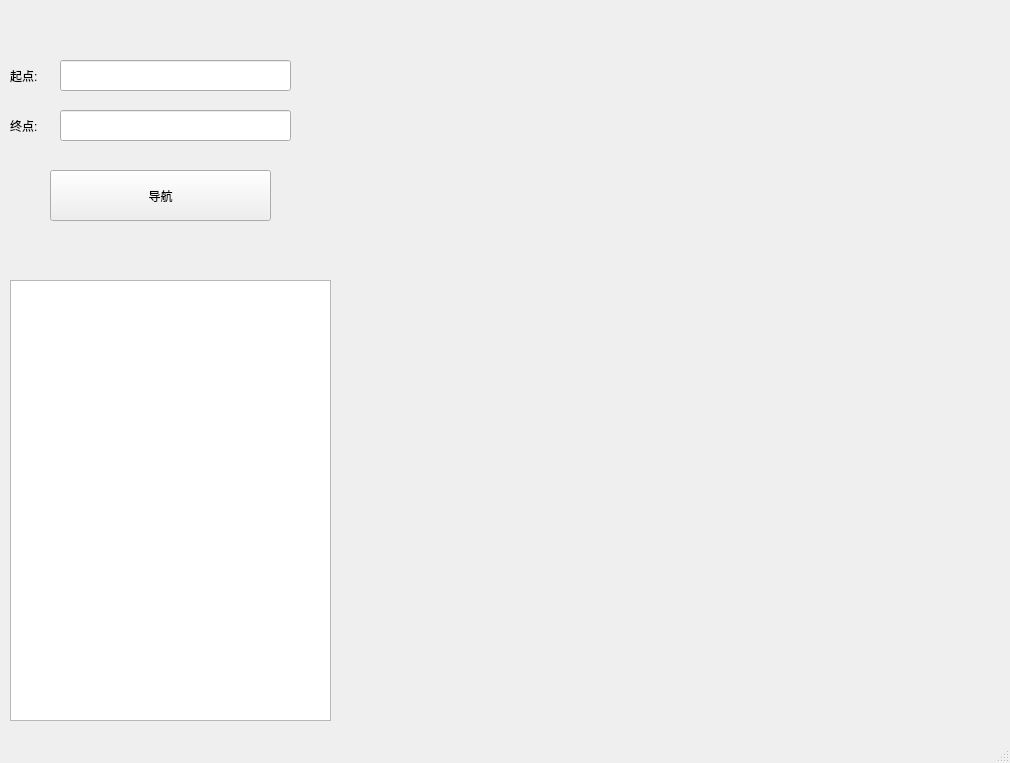
<?xml version="1.0" encoding="UTF-8"?>
<ui version="4.0">
 <class>navigation_window</class>
 <widget class="QMainWindow" name="navigation_window">
  <property name="geometry">
   <rect>
    <x>0</x>
    <y>0</y>
    <width>1010</width>
    <height>763</height>
   </rect>
  </property>
  <property name="windowTitle">
   <string>MainWindow</string>
  </property>
  <widget class="QWidget" name="centralwidget">
   <widget class="QLabel" name="label_map">
    <property name="geometry">
     <rect>
      <x>360</x>
      <y>10</y>
      <width>631</width>
      <height>711</height>
     </rect>
    </property>
    <property name="styleSheet">
     <string notr="true">image: url(:/pic/map_1.jpg);</string>
    </property>
    <property name="text">
     <string/>
    </property>
   </widget>
   <widget class="QLineEdit" name="start">
    <property name="geometry">
     <rect>
      <x>60</x>
      <y>60</y>
      <width>231</width>
      <height>31</height>
     </rect>
    </property>
    <property name="text">
     <string/>
    </property>
   </widget>
   <widget class="QListWidget" name="list_agenda">
    <property name="geometry">
     <rect>
      <x>10</x>
      <y>280</y>
      <width>321</width>
      <height>441</height>
     </rect>
    </property>
   </widget>
   <widget class="QPushButton" name="button_navigation">
    <property name="geometry">
     <rect>
      <x>50</x>
      <y>170</y>
      <width>221</width>
      <height>51</height>
     </rect>
    </property>
    <property name="text">
     <string>导航</string>
    </property>
   </widget>
   <widget class="QLineEdit" name="end">
    <property name="geometry">
     <rect>
      <x>60</x>
      <y>110</y>
      <width>231</width>
      <height>31</height>
     </rect>
    </property>
    <property name="text">
     <string/>
    </property>
   </widget>
   <widget class="QLabel" name="label">
    <property name="geometry">
     <rect>
      <x>10</x>
      <y>110</y>
      <width>54</width>
      <height>31</height>
     </rect>
    </property>
    <property name="text">
     <string>终点:</string>
    </property>
   </widget>
   <widget class="QLabel" name="label_2">
    <property name="geometry">
     <rect>
      <x>10</x>
      <y>60</y>
      <width>54</width>
      <height>31</height>
     </rect>
    </property>
    <property name="text">
     <string>起点:</string>
    </property>
   </widget>
  </widget>
  <widget class="QMenuBar" name="menubar">
   <property name="geometry">
    <rect>
     <x>0</x>
     <y>0</y>
     <width>1010</width>
     <height>23</height>
    </rect>
   </property>
  </widget>
  <widget class="QStatusBar" name="statusbar"/>
 </widget>
 <resources>
  <include location="../res/res.qrc"/>
 </resources>
 <connections/>
</ui>
